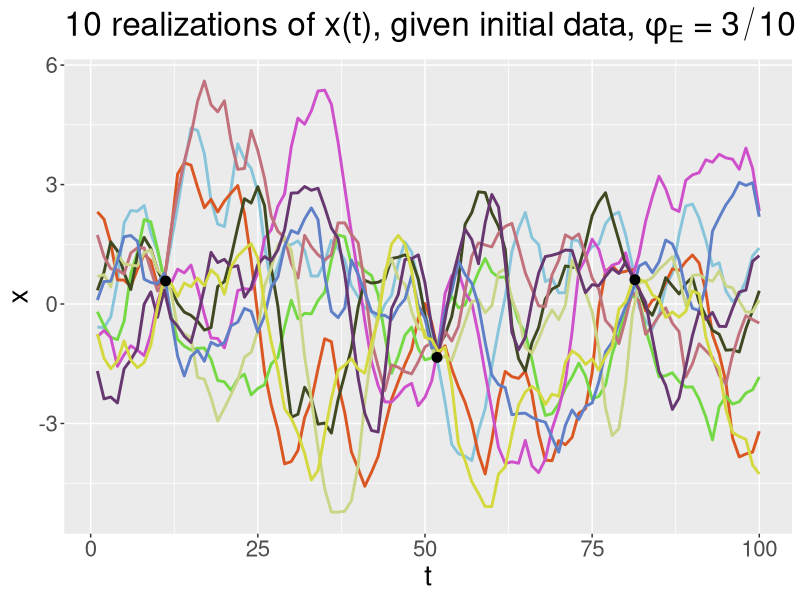

The R source for this figure:
library("ggplot2")
colors = c("#89C5DA", "#DA5724", "#74D944", "#CE50CA", "#3F4921", "#C0717C", "#CBD588", "#5F7FC7", 
           "#673770", "#D3D93E")

sigma = 1
phi = 3 / 10

data = c(0.58, -1.34, 0.61)
points = c(11.2, 51.8, 81.4)

t = 1:100
# for task 2
t = c(t, points)

size = length(t)
H = abs( matrix(1, size, 1) %*% t - t %*% matrix(1, 1, size) )
S = sigma * sigma * exp( -phi * H )

Lt = chol(S)
L = t(Lt)

# the new expectation and variance based on the data
S_a = S[1:(size - 3), 1:(size - 3)]
S_ab = S[1:(size - 3),(size - 2):size]
S_ba = S[(size - 2):size, 1:(size - 3)]
S_b = S[(size - 2):size,(size - 2):size]

my = S_ab %*% solve(S_b, data)
var = S_a - S_ab %*% solve(S_b) %*% S_ba

simulate_independent = function() {
  p = ggplot()
  for (i in 1:10) {
    # 
    z = rnorm(100)
    x = L %*% z
    df = data.frame(t, x)
    p = p + geom_line(data = df, aes(t, x), color = colors[i], size = 1)
  }
  p = p + theme(text = element_text(size = 20))
  p = p + labs(title = expression("10 realizations of x(t), with exponential correlation,"~phi[E]~"="~1 / 10), x = "t", y = "x", size = 10)
  print(p)
}
simulate_dependent = function() {
  t = t[1:100]
  p = ggplot()
  for (i in 1:10) {
    z = rnorm(100)
    x = my + var %*% z
    df = data.frame(t, x)
    p = p + geom_line(data = df, aes(t, x), color = colors[i], size = 1)
  }
  df = data.frame(points, data)
  p = p + geom_point(data = df, aes(points, data), size = 3, color = "black")
  p = p + theme(text = element_text(size = 20))
  p = p + labs(title = expression("10 realizations of x(t), given initial data,"~phi[E]~"="~3 / 10), x = "t", y = "x", size = 10)
  print(p)
}

main = function() {
  # task 1
  #simulate_independent()
  
  # task 2
  simulate_dependent()
}

main()


